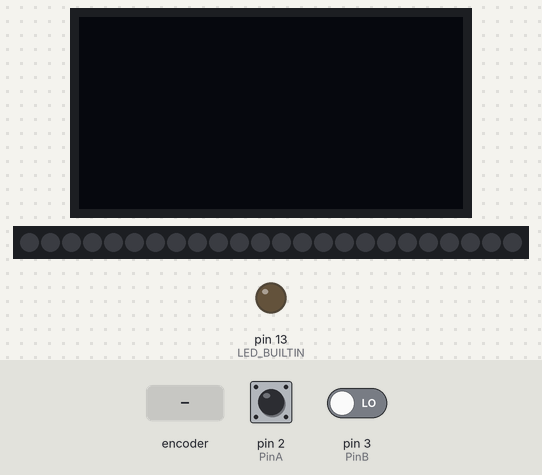
Simulated run of this sketch. Board: Arduino Uno, built with avr-gcc and run on an emulated ATmega328P. On the bench: 128×64 one-colour display, 24 RGB LEDs in strip order, left to right, output pins drawn as LEDs (lit = HIGH). The inputs (shaded band) are chosen by the test bench; at power-on: pin 2 (PinA) HIGH, pin 3 (PinB) LOW. Pins used as bus, display or sensor lines are not drawn; what the sketch prints to the serial monitor is not drawn.

Above: at 1.2 s.
1.3 s: rotary encoder on pin 2 (PinA) / pin 3 (PinB) turned 3 steps (first pin leading)
At 2.7 s:
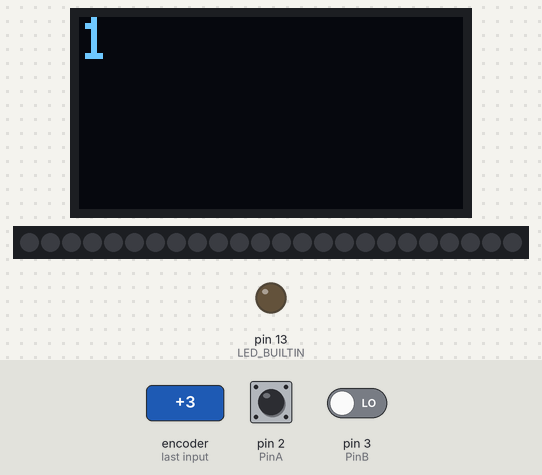
3.4 s: rotary encoder on pin 2 (PinA) / pin 3 (PinB) turned 1 step (first pin leading)
At 4.0 s:
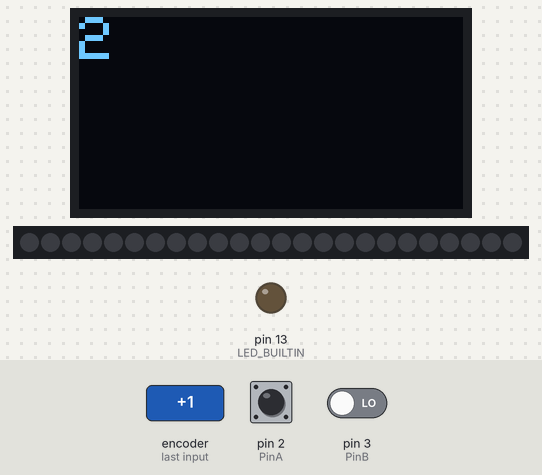
5.1 s: rotary encoder on pin 2 (PinA) / pin 3 (PinB) turned 1 step (first pin leading)
At 6.5 s:
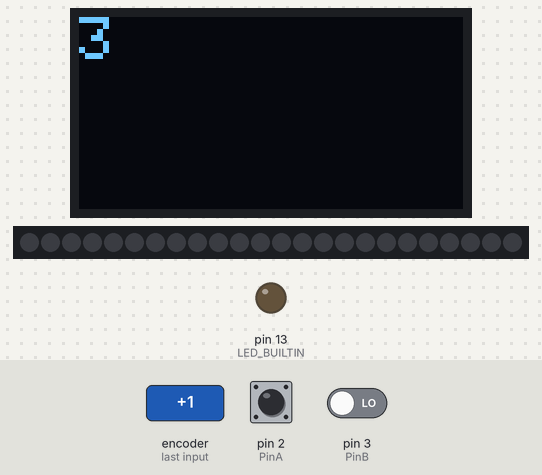
Timing chart, 0 to 8.1 s (numbered marks = the images above; inputs shaded):
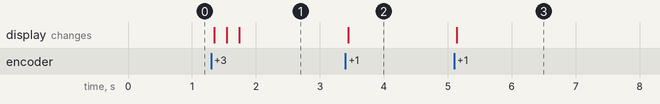

The sketch:

game_device_hilda_encoder.ino
```cpp
//TEMP SENSOR
#include "DHT.h"

//TEMP SENSOR KIND, PIN & INIT
#define DHTPIN 11
#define DHTTYPE DHT22
DHT dht(DHTPIN, DHTTYPE);

//OLED
#include <Wire.h>
#include <Adafruit_GFX.h>
#include <Adafruit_SSD1306.h>

//SIZE OLED PINS SET & SIZE
#define ANCHO 128
#define ALTO 64
#define OLED_RESET 4
Adafruit_SSD1306 oled(ANCHO, ALTO, &Wire, OLED_RESET);

//RGB LED PINS SET
#include <Adafruit_NeoPixel.h>
#ifdef __AVR__
 #include <avr/power.h> // Required for 16 MHz Adafruit Trinket
#endif

// Which pin on the Arduino is connected to the NeoPixels?
#define PIN 0 // On Trinket or Gemma, suggest changing this to 1

// How many NeoPixels are attached to the Arduino?
#define NUMPIXELS 24 // Popular NeoPixel ring size

Adafruit_NeoPixel pixels(NUMPIXELS, PIN, NEO_GRB + NEO_KHZ800);
#define DELAYVAL 10 // Time (in milliseconds) to pause between pixels

// RGB SENSOR PINS SET
#define S0 5
#define S1 6
#define S2 7
#define S3 9
#define sensorOut 10

//VARS FOR SENSOR RGB
int frequency = 0;
int color = 0;
String nameColor = "";
//char* iconPart = [];

// ENCODER SET & VARS
// Used for generating interrupts using CLK signal
const int PinA = 2;
// Used for reading DT signal
const int PinB = 3;
// Used for the push button switch
const int PinSW = 8;
// Keep track of last rotary value
int lastCount = 0;
// Updated by the ISR (Interrupt Service Routine)
volatile int virtualPosition = 0;

//USER INFO
String userName = "Diana";

// MAIN SETUP
void setup() {

  // SERIAL BEGIN
  Serial.begin(115200);

  // BUILT-LED
  pinMode(LED_BUILTIN, OUTPUT);

  // Rotary pulses are INPUTs
  pinMode(PinA, INPUT);
  pinMode(PinB, INPUT);

  // Switch is floating so use the in-built PULLUP so we don't need a resistor
  pinMode(PinSW, INPUT_PULLUP);

  // Attach the routine to service the interrupts
  attachInterrupt(digitalPinToInterrupt(PinA), isr, LOW);

  // INIT BUS I2C
  Wire.begin();
  oled.begin(SSD1306_SWITCHCAPVCC, 0x3C);

  // LED RGB SET
  pixels.begin(); // INITIALIZE NeoPixel strip object (REQUIRED)

  // SENSOR DHT BEGIN
  dht.begin();

  //PINS CONFIG FOR SENSOR RGB
  pinMode(S0, OUTPUT);
  pinMode(S1, OUTPUT);
  pinMode(S2, OUTPUT);
  pinMode(S3, OUTPUT);
  pinMode(sensorOut, INPUT);

  // Setting frequency-scaling to 20% to RGB Sensor
  digitalWrite(S0, HIGH);
  digitalWrite(S1, LOW);

  // Ready to go!
  Serial.println("Start");
}


//MAIN LOOP
void loop() {

//  if(virtualPosition == 9){
//    printOledHi();
//
//  }
//
//  if(virtualPosition == 18){
//    tempSensor();
//  }

  if(virtualPosition == 27){
    printLedRGB(20, 255, 0);
  }


  // If the current rotary switch position has changed then update everything
  if (virtualPosition != lastCount) {

    // Write out to serial monitor the value and direction
    Serial.print(virtualPosition > lastCount ? "Up  :" : "Down:");
    Serial.println(virtualPosition);

    // Keep track of this new value
    lastCount = virtualPosition ;

    oled.clearDisplay();
    oled.setTextColor(WHITE);
    oled.setCursor(0, 0);
    oled.setTextSize(2);
    oled.print(virtualPosition);
    oled.display();
  }
}

// INTERRUPT
void isr ()  {
  static unsigned long lastInterruptTime = 0;
  unsigned long interruptTime = millis();

  // If interrupts come faster than 5ms, assume it's a bounce and ignore
  if (interruptTime - lastInterruptTime > 5) {
    if (digitalRead(PinB) == LOW)
    {
      virtualPosition-- ; // Could be -5 or -10
    }
    else {
      virtualPosition++ ; // Could be +5 or +10
    }
  }

  // Keep track of when we were here last (no more than every 5ms)
  lastInterruptTime = interruptTime;

}

// Custom Function - printOledHi()
void printOledHi(){

  // Print in the serial Monitor
  Serial.println(userName);
  // Print in oled color results
  oled.clearDisplay();
  oled.setTextColor(WHITE);
  oled.setCursor(0, 0);
  oled.setTextSize(1);
  oled.print("Hilda te dice: Hola");
  oled.setCursor (10, 30);
  oled.setTextSize(2);
  oled.print(userName);
  oled.display();

}

// Custom Function - tempSensor()
void tempSensor() {

  float t;
  float h;
  h = dht.readHumidity();
  t = dht.readTemperature();

  float hic = dht.computeHeatIndex(t,h, false);

  // Print in the serial Monitor
  Serial.println(hic);
  // Print in oled temp results
  oled.clearDisplay();
  oled.setTextColor(WHITE);
  oled.setCursor(0, 0);
  oled.setTextSize(1);
  oled.print("Hola, la temperatura de hoy es:");
  oled.setCursor (10, 30);
  oled.setTextSize(2);
  oled.print(hic);
  oled.print(" C");
  oled.display();

}

//COLOR FUNCTIONS
// Custom Function - readColor()
int readColor() {
  // Setting red filtered photodiodes to be read
  digitalWrite(S2, LOW);
  digitalWrite(S3, LOW);
  // Reading the output frequency
  frequency = pulseIn(sensorOut, LOW);
  int R = frequency;
  // Printing the value on the serial monitor
  Serial.print("R= ");//printing name
  Serial.print(frequency);//printing RED color frequency
  Serial.print("  ");
  delay(500);

  // Setting Green filtered photodiodes to be read
  digitalWrite(S2, HIGH);
  digitalWrite(S3, HIGH);
  // Reading the output frequency
  frequency = pulseIn(sensorOut, LOW);
  int G = frequency;
  // Printing the value on the serial monitor
  Serial.print("G= ");//printing name
  Serial.print(frequency);//printing RED color frequency
  Serial.print("  ");
  delay(500);

  // Setting Blue filtered photodiodes to be read
  digitalWrite(S2, LOW);
  digitalWrite(S3, HIGH);
  // Reading the output frequency
  frequency = pulseIn(sensorOut, LOW);
  int B = frequency;
  // Printing the value on the serial monitor
  Serial.print("B= ");//printing name
  Serial.print(frequency);//printing RED color frequency
  Serial.println("  ");
  delay(500);

  if(R<85 & R>60 & G<265 & G>250){
    color = 1; // Red
    Serial.println("red");
    delay(3000);
  }
  if(G<165 & G>155 & B<175 &B>160){
    color = 2; // Orange
    Serial.println("orange");
    delay(3000);
  }
  if(R<130 & R>110 & G<95 & G>80){
    color = 3; // Green
    Serial.println("green");
    delay(3000);
  }
  if(R<75 & R>55 & G<105 & G>80){
    color = 4; // Yellow
    Serial.println("yellow");
    delay(3000);
  }
  if(R<175 & R>155 & G<325 & G>305){
    color = 5; // Brown
    Serial.println("brown");
    delay(3000);
  }
  if (G<315 & G>280 & B<155 &B>130){
    color = 6; // Blue
    Serial.println("blue");
    delay(3000);
  }
  if (G<45 & G>35 & G<45 &G>35){
    color = 7; // white
    Serial.println("white");
    delay(3000);
  }
  if (R<450 & R>390 & B<280 &B>250){
    color = 8; // black
    Serial.println("black");
    delay(3000);
  }
  return color;
}

//Custom Function - ledColorOn()
void ledColorOn() {

  if(virtualPosition == 27){
    printLedRGB( 255, 255, 255);
    delay(3000);
    }

  switch (color) {

    case 0:
    printLedRGB( 0, 0, 0); // non
    delay(3000);
    break;
    case 1:
    printLedRGB( 255, 0, 0); // red
    delay(3000);
    break;
    case 2:
    printLedRGB( 255, 120, 0); // orange
    delay(3000);
    break;
    case 3:
    printLedRGB( 20, 255, 0); // green
    delay(3000);
    break;
    case 4:
    printLedRGB( 255, 240, 0); // yellow
    delay(3000);
    break;
    case 5:
    printLedRGB( 85, 65, 0); // brown
    delay(3000);
    break;
    case 6:
    printLedRGB( 0, 60, 255); // blue
    delay(3000);
    break;
  }

}

// Custom Function - printLedRGB()
void printLedRGB(int red_light_value, int green_light_value, int blue_light_value) {

  pixels.clear(); // Set all pixel colors to 'off'

  for(int i=0; i<NUMPIXELS; i++) { // For each pixel...

    pixels.setPixelColor(i, pixels.Color(red_light_value, green_light_value, blue_light_value));

    pixels.show();   // Send the updated pixel colors to the hardware.

    delay(DELAYVAL); // Pause before next pass through loop

  }

}
```

Measured:
- after the input at 1.3 s, the display: first changes after 0.05 s (image 1 shows a later state)
- after the input at 3.4 s, the display: changes at once (image 2)
- after the input at 5.1 s, the display: changes at once (image 3)
